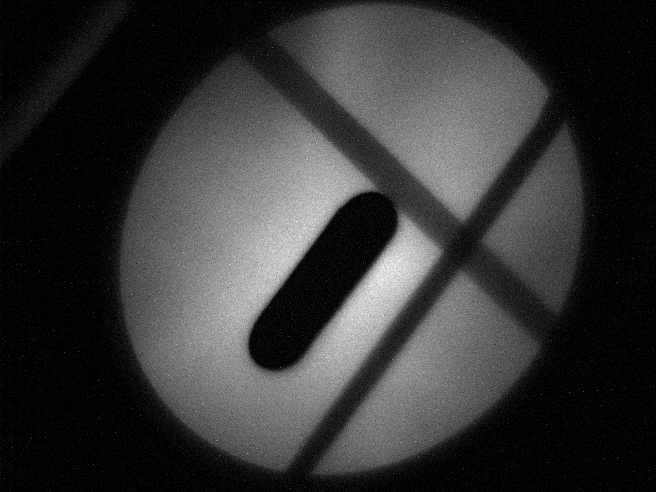
#> input picture Project2_Data/MIRAGE/ProtonSpatial/20210501/run04/Shot7.TIFF, 656 x 492 px, found by its file name
$ python sticker_removal.py
#> lines starting #> are read from the running program, lines starting #| are printed output that depends on the picture; after the words box and inside, x2 and y2 are one past the last pixel; in counts of white or black regions, pixels touching at a corner belong together
import cv2
import numpy as np
import matplotlib.pyplot as plt
from Project2_Data import *

# Define the file path to your image
image_file_path = 'Project2_Data/MIRAGE/ProtonSpatial/20210501/run04/Shot7.tiff'  # Replace with your actual image file path

# Manually defined coordinates for the quadrilateral sticker
sticker_points = np.array([
    [266, 31],  # Top left (yellow)
    [237, 47],  # Bottom left (green)
    [555, 314], # Top right (pink)
    [542, 341], # Bottom right (blue)
], dtype=np.int32)

# Function to create and display a mask for the defined sticker area
def create_and_verify_sticker_mask(shape, sticker_points):
    mask = np.zeros(shape, dtype=np.uint8)
    cv2.fillPoly(mask, [sticker_points], 255)

    # Display the mask to verify its correctness
    plt.imshow(mask, cmap='gray')
    plt.title('Verification Mask')
    plt.axis('off')
    plt.show()

    return mask

# Function to load, mask, and inpaint the image
def inpaint_stickers(file_path, sticker_points):
    # Read the image
    img = cv2.imread(file_path, cv2.IMREAD_GRAYSCALE)
#> img is the input picture: shape (492, 656); min 0, max 255, mean 52.9

    # Create and verify the mask for the sticker
    mask = create_and_verify_sticker_mask(img.shape, sticker_points)
#> in create_and_verify_sticker_mask, `cv2.fillPoly(mask, [sticker_points], 255)`:
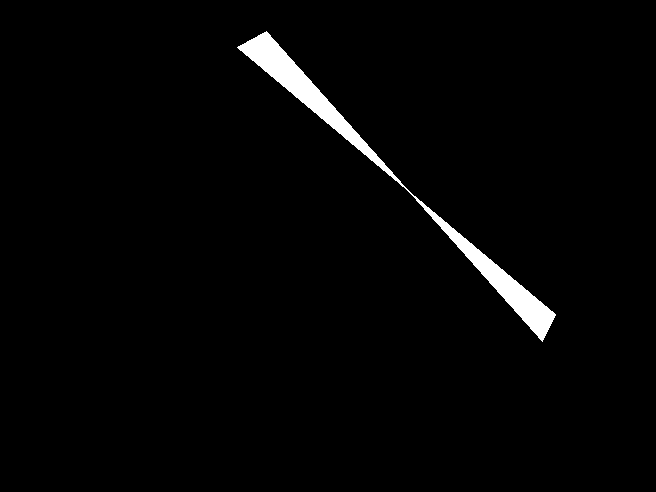
#> mask: shape (492, 656); 2% white; 1 white region, box (x1, y1, x2, y2) and area: (237, 31, 556, 342) 6584

    # Inpaint the image, adjust the radius if necessary
    inpainted_img = cv2.inpaint(img, mask, 3, cv2.INPAINT_TELEA)

    return inpainted_img

# Process the image and display it
inpainted_image = inpaint_stickers(image_file_path, sticker_points)
plt.imshow(inpainted_image, cmap='gray')
plt.title('Inpainted Image')
plt.axis('off')
plt.show()
